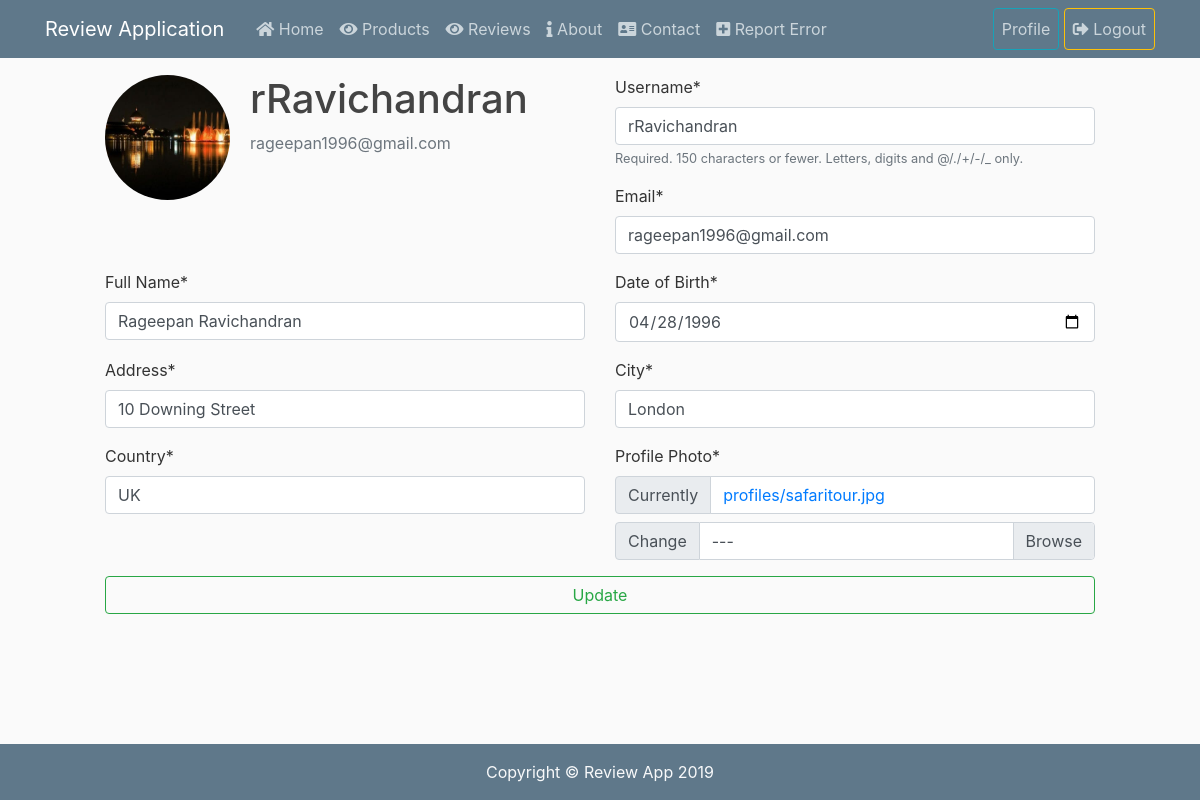
/profile/ (signed in), run on the app's committed database.
### users/models.py (models this page shows, shortened)
class Profile(models.Model):
	user = models.OneToOneField(User, on_delete = models.CASCADE)
	fullname = models.CharField(max_length=100, null=True)
	dob = models.DateField(null=True)
	address = models.TextField(null=True)
	city = models.CharField(max_length=100, null=True)
	country = models.CharField(max_length=100, null=True)
	profilephoto = models.ImageField(default='profiles/default_profile.jpg', upload_to='profiles')

### users/views.py (the view)
# urls.py: path('profile/', user_views.profile, name='profile'),
@login_required
def profile(request):
	if request.method == 'POST':
		u_form = UserUpdateForm(request.POST, instance=request.user)
		p_form = ProfileUpdateForm(request.POST, request.FILES, instance=request.user.profile)
		if u_form.is_valid and p_form.is_valid:
			u_form.save()
			p_form.save()
			messages.success(request, f'Your account has been successfully updated!')
			return redirect('profile')
	else:
		u_form = UserUpdateForm(instance = request.user)
		p_form = ProfileUpdateForm(instance = request.user.profile)
	context = {
		'u_form': u_form,
		'p_form': p_form
	}
	return render(request, 'users/profile.html', context)

### users/forms.py
class UserUpdateForm(forms.ModelForm):
	email = forms.EmailField()
	class Meta:
		model = User
		fields = ['username', 'email']

class ProfileUpdateForm(forms.ModelForm):
	address = forms.CharField()
	dob = forms.DateField(
		widget=forms.TextInput(
			attrs={'type': 'date'}
		), label='Date of Birth'
	)
	def __init__(self, *args, **kwargs):
		self.helper = FormHelper()
		self.helper.layout = Layout(
			Div(
				Div(Field('fullname'), css_class='col-md-6',),
				Div(Field('dob'), css_class='col-md-6',),
				css_class='row',
			),
			Div(
				Div(Field('address'), css_class='col-md-6',),
				Div(Field('city'), css_class='col-md-6',),
				css_class='row',
			),
			Div(
				Div(Field('country'), css_class='col-md-6',),
				Div(Field('profilephoto'), css_class='col-md-6',),
				css_class='row',
			),
		)
		super(ProfileUpdateForm, self).__init__(*args, **kwargs)
	class Meta:
		model = Profile
		fields = ['fullname', 'dob', 'address', 'city', 'country', 'profilephoto']
		labels = {
			'fullname': 'Full Name',
			'address': 'Address',
			'city': 'City',
			'country': 'Country',
			'profilephoto': 'Profile Photo',
		}

### users/templates/users/profile.html (shortened to what this page needs)
{% extends "reviewApp/base.html" %}
{% load crispy_forms_tags %}
{% block content %}
<form method="POST" enctype="multipart/form-data">
	<div class="container">
		<div class="row">
			<div class="col-md-6" style="float: left;">
				<div class="media">
					<p>
						<img class="rounded-circle account-img" src="{{user.profile.profilephoto.url}}" style="max-width: 400px; max-height: 400px">
					</p>
					<div class="media-body">
						<h2 class="account-heading">{{user.username}}</h2>
						<p class="text-secondary">{{user.email}}</p>
					</div>
				</div>
			</div>
			<div class="col-md-6" style="float: right;">
				{{ u_form|crispy }}
			</div>
		</div>
		<div class="row">
			<div class="col-md-12">
				{% crispy p_form %}
				<div class="form-group">
					<button class="btn btn-block btn-outline-success" type="submit">Update</button>
				</div>
			</div>
		</div>
	</div>
</form>
{% endblock content %}

### reviewApp/static/css/styles.css (style rules this page uses)
body { background: #fafafa; color: #333333; margin-top: 5rem; }
h1, h2, h3, h4, h5, h6 { color: #444444; }
.account-img { height: 125px; width: 125px; margin-right: 20px; margin-bottom: 16px; }
.account-heading { font-size: 2.5rem; }

### reviewApp/static/css/custom.css (style rules this page uses)
html { position: relative; min-height: 100%; }
body { margin: 50px; padding: 25px; }

### data on the page
Profile: fullname "Rageepan Ravichandran", dob "04/28/1996", address "10 Downing Street", city "London", country "UK"

### other printed values
{{ user.username }} "rRavichandran"
{{ user.email }} "rageepan1996@gmail.com"
